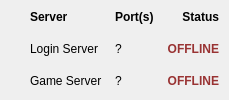
           <widget class="QFrame" name="tableFrame">
            <property name="font">
             <font>
              <family>Arial</family>
             </font>
            </property>
            <layout class="QGridLayout" name="serverStatusFrame">
             <property name="leftMargin">
              <number>10</number>
             </property>
             <property name="topMargin">
              <number>6</number>
             </property>
             <property name="rightMargin">
              <number>10</number>
             </property>
             <property name="bottomMargin">
              <number>8</number>
             </property>
             <property name="horizontalSpacing">
              <number>13</number>
             </property>
             <property name="verticalSpacing">
              <number>10</number>
             </property>
             <item row="0" column="2">
              <widget class="QLabel" name="portStatusHeader">
               <property name="font">
                <font>
                 <weight>75</weight>
                 <bold>true</bold>
                </font>
               </property>
               <property name="styleSheet">
                <string notr="true">background: none;</string>
               </property>
               <property name="text">
                <string>Port(s)</string>
               </property>
              </widget>
             </item>
             <item row="0" column="3">
              <widget class="QLabel" name="statusStatusHeader">
               <property name="font">
                <font>
                 <weight>75</weight>
                 <bold>true</bold>
                </font>
               </property>
               <property name="styleSheet">
                <string notr="true">background: none;</string>
               </property>
               <property name="text">
                <string>Status</string>
               </property>
               <property name="alignment">
                <set>Qt::AlignRight|Qt::AlignTrailing|Qt::AlignVCenter</set>
               </property>
              </widget>
             </item>
             <item row="0" column="1">
              <widget class="QLabel" name="serverStatusHeader">
               <property name="font">
                <font>
                 <weight>75</weight>
                 <bold>true</bold>
                </font>
               </property>
               <property name="styleSheet">
                <string notr="true">background: none;</string>
               </property>
               <property name="text">
                <string>Server</string>
               </property>
              </widget>
             </item>
             <item row="1" column="1">
              <widget class="QLabel" name="loginLabel">
               <property name="styleSheet">
                <string notr="true">background: none;</string>
               </property>
               <property name="text">
                <string>Login Server</string>
               </property>
              </widget>
             </item>
             <item row="1" column="2">
              <widget class="QLabel" name="loginPort">
               <property name="font">
                <font>
                 <weight>50</weight>
                 <italic>false</italic>
                 <bold>false</bold>
                 <underline>false</underline>
                </font>
               </property>
               <property name="styleSheet">
                <string notr="true">background: none;</string>
               </property>
               <property name="text">
                <string>?</string>
               </property>
              </widget>
             </item>
             <item row="2" column="1">
              <widget class="QLabel" name="gameLabel">
               <property name="styleSheet">
                <string notr="true">background: none;</string>
               </property>
               <property name="text">
                <string>Game Server</string>
               </property>
              </widget>
             </item>
             <item row="2" column="2">
              <widget class="QLabel" name="gamePort">
               <property name="styleSheet">
                <string notr="true">background: none;</string>
               </property>
               <property name="text">
                <string>?</string>
               </property>
              </widget>
             </item>
             <item row="1" column="3">
              <widget class="QLabel" name="loginStatus">
               <property name="font">
                <font>
                 <family>Lucida Grande</family>
                 <weight>75</weight>
                 <bold>true</bold>
                </font>
               </property>
               <property name="styleSheet">
                <string notr="true">background: none;</string>
               </property>
               <property name="text">
                <string>&lt;font color=&quot;#933&quot;&gt;OFFLINE&lt;/font&gt;</string>
               </property>
               <property name="alignment">
                <set>Qt::AlignRight|Qt::AlignTrailing|Qt::AlignVCenter</set>
               </property>
              </widget>
             </item>
             <item row="2" column="3">
              <widget class="QLabel" name="gameStatus">
               <property name="font">
                <font>
                 <weight>75</weight>
                 <bold>true</bold>
                </font>
               </property>
               <property name="styleSheet">
                <string notr="true">background: none;</string>
               </property>
               <property name="text">
                <string>&lt;font color=&quot;#933&quot;&gt;OFFLINE&lt;/font&gt;</string>
               </property>
               <property name="alignment">
                <set>Qt::AlignRight|Qt::AlignTrailing|Qt::AlignVCenter</set>
               </property>
              </widget>
             </item>
             <item row="2" column="0">
              <widget class="QLabel" name="gameIcon">
               <property name="styleSheet">
                <string notr="true">background: none;</string>
               </property>
               <property name="text">
                <string>&lt;img src=&quot;:/images/controller.png&quot;/&gt;</string>
               </property>
              </widget>
             </item>
             <item row="1" column="0">
              <widget class="QLabel" name="loginIcon">
               <property name="styleSheet">
                <string notr="true">background: none;</string>
               </property>
               <property name="text">
                <string>&lt;img src=&quot;:/images/group.png&quot;/&gt;</string>
               </property>
              </widget>
             </item>
            </layout>
           </widget>
